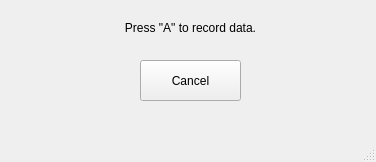
<?xml version="1.0" encoding="UTF-8"?>
<ui version="4.0">
 <class>RecordingPopup</class>
 <widget class="QMainWindow" name="RecordingPopup">
  <property name="geometry">
   <rect>
    <x>0</x>
    <y>0</y>
    <width>376</width>
    <height>162</height>
   </rect>
  </property>
  <property name="windowTitle">
   <string>MainWindow</string>
  </property>
  <widget class="QWidget" name="centralwidget">
   <widget class="QLabel" name="status_label">
    <property name="geometry">
     <rect>
      <x>30</x>
      <y>20</y>
      <width>321</width>
      <height>16</height>
     </rect>
    </property>
    <property name="text">
     <string>Press &quot;A&quot; to record data.</string>
    </property>
    <property name="alignment">
     <set>Qt::AlignCenter</set>
    </property>
   </widget>
   <widget class="QPushButton" name="cancel">
    <property name="geometry">
     <rect>
      <x>140</x>
      <y>60</y>
      <width>101</width>
      <height>41</height>
     </rect>
    </property>
    <property name="text">
     <string>Cancel</string>
    </property>
   </widget>
  </widget>
  <widget class="QMenuBar" name="menubar">
   <property name="geometry">
    <rect>
     <x>0</x>
     <y>0</y>
     <width>376</width>
     <height>19</height>
    </rect>
   </property>
  </widget>
  <widget class="QStatusBar" name="statusbar"/>
 </widget>
 <resources/>
 <connections>
  <connection>
   <sender>cancel</sender>
   <signal>clicked()</signal>
   <receiver>RecordingPopup</receiver>
   <slot>close()</slot>
   <hints>
    <hint type="sourcelabel">
     <x>190</x>
     <y>99</y>
    </hint>
    <hint type="destinationlabel">
     <x>187</x>
     <y>80</y>
    </hint>
   </hints>
  </connection>
 </connections>
</ui>
